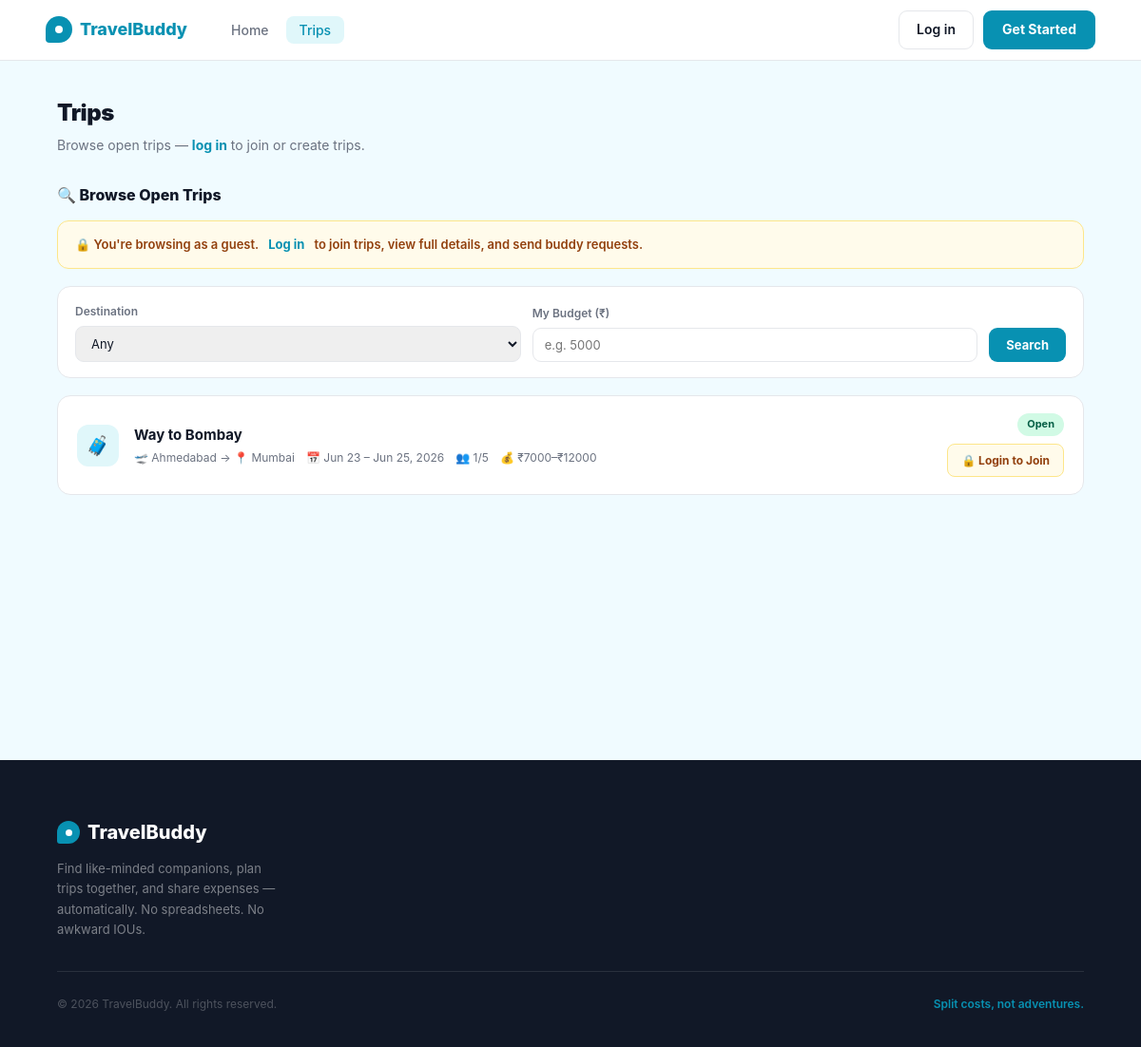
The page /trips on the database as committed earlier.
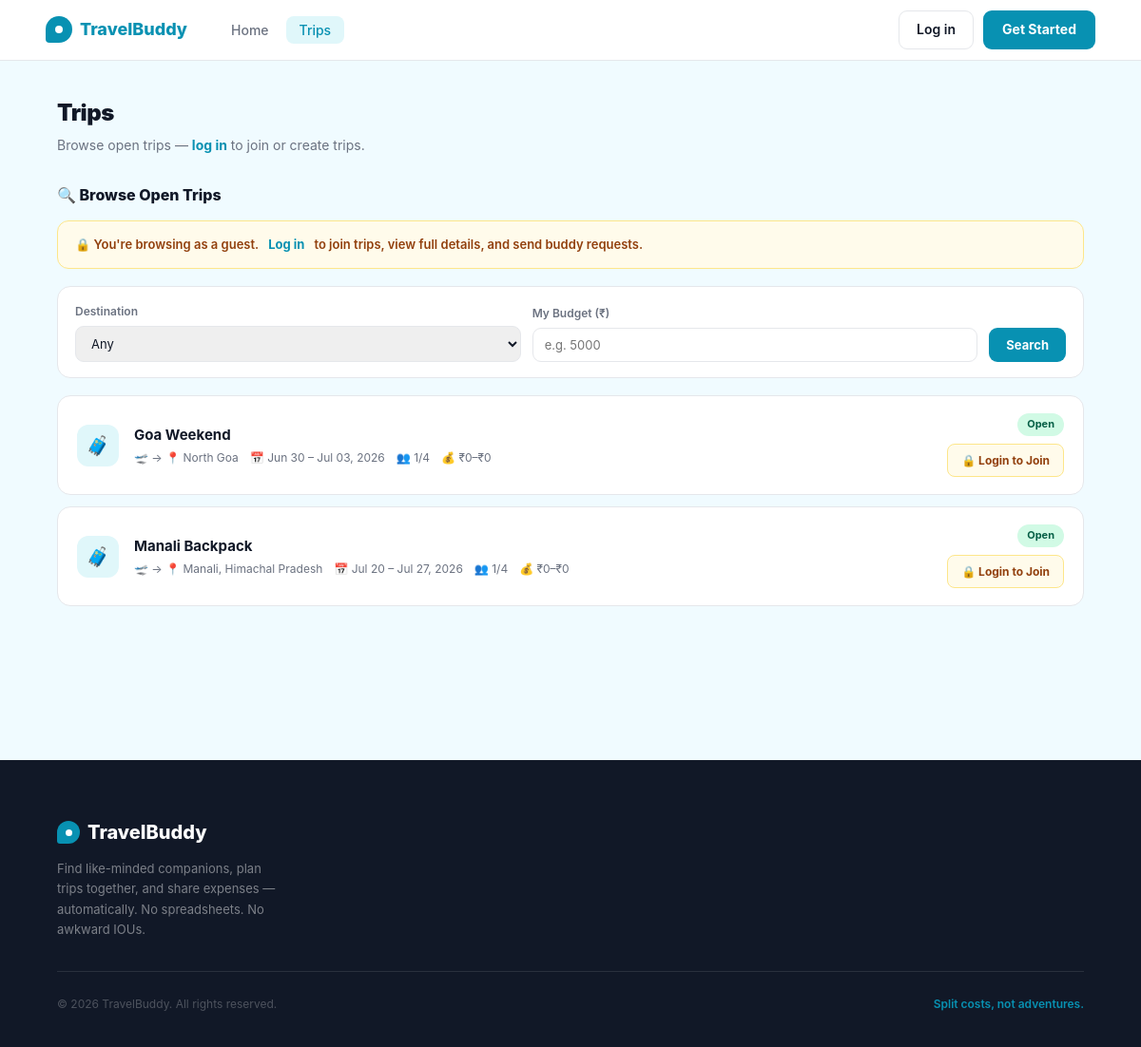
The same page on the database as committed later.
### app/models.py (models this page shows, shortened)
class Trip(db.Model):
    __tablename__ = 'trips'
    __table_args__ = (
        db.Index('ix_trips_owner_status', 'owner_id', 'status'),
        db.Index('ix_trips_public_start', 'is_public', 'start_date'),
    )
    id          = db.Column(db.Integer, primary_key=True)
    owner_id    = db.Column(db.Integer, db.ForeignKey('users.id'), nullable=False)
    title       = db.Column(db.String(150), nullable=False)
    destination = db.Column(db.String(150), nullable=False)
    departure_city = db.Column(db.String(100), default='')
    start_date  = db.Column(db.Date, nullable=False)
    end_date    = db.Column(db.Date, nullable=False)
    description = db.Column(db.Text, default='')
    budget_min  = db.Column(db.Float, default=0)
    budget_max  = db.Column(db.Float, default=0)
    max_members = db.Column(db.Integer, default=4)
    status      = db.Column(db.String(20), default='OPEN')
    join_deadline           = db.Column(db.DateTime, nullable=True)
    open_roster             = db.Column(db.Boolean, default=False, nullable=False,
                                        server_default='0')
    confirmation_deadline   = db.Column(db.DateTime, nullable=True)
    confirmation_started_at = db.Column(db.DateTime, nullable=True)
    cancelled_at            = db.Column(db.DateTime, nullable=True)
    is_public   = db.Column(db.Boolean, default=True)
    created_at  = db.Column(db.DateTime, default=lambda: datetime.now(timezone.utc))
    owner    = db.relationship('User', back_populates='owned_trips')
    members  = db.relationship('TripMember', back_populates='trip', lazy='dynamic',
                               cascade='all, delete-orphan')
    expenses = db.relationship('Expense', back_populates='trip', lazy='dynamic',
                               cascade='all, delete-orphan')
    @property
    def joining_closed(self):
        if self.status and self.status.upper() != 'OPEN':
            return True
        now_naive = datetime.utcnow()
        if self.join_deadline is not None:
            dl = self.join_deadline
            if dl.tzinfo is not None:
                dl = dl.replace(tzinfo=None)
            return now_naive >= dl
        return _date.today() >= (self.start_date - timedelta(days=1))
    def member_count(self):
        return self.members.filter_by(status='accepted').count() + 1  # +1 for owner

### app/trips/routes.py (the view)
@trips.route('/trips')
def index():
    my_trips = []
    pending_ids = set()
    accepted_ids = set()
    if current_user.is_authenticated:
        my_trip_ids = current_user._all_trip_ids()
        my_trips = Trip.query.filter(Trip.id.in_(my_trip_ids)).all() if my_trip_ids else []
        pending_ids = {m.trip_id for m in
                       TripMember.query.filter_by(user_id=current_user.id, status='pending').all()}
        accepted_ids = {m.trip_id for m in
                        TripMember.query.filter_by(user_id=current_user.id, status='accepted').all()}
        my_trip_ids_set = set(my_trip_ids)
    else:
        my_trip_ids_set = set()
    query = Trip.query.filter(
        Trip.is_public == True,   # noqa: E712
        Trip.status == 'OPEN'
    )
    if my_trip_ids_set:
        query = query.filter(~Trip.id.in_(my_trip_ids_set))
    destination = request.args.get('destination', '').strip()
    budget = request.args.get('budget', '').strip()
    page = request.args.get('page', 1, type=int)
    if destination:
        query = query.filter(Trip.destination == destination)
    if budget:
        try:
            b = float(budget)
            query = query.filter(Trip.budget_min <= b)
        except ValueError:
            pass
    pagination = query.order_by(Trip.start_date.asc()).paginate(
        page=page, per_page=BROWSE_PER_PAGE, error_out=False
    )
    browse_trips = pagination.items
    return render_template('trips/index.html',
        my_trips=my_trips,
        browse_trips=browse_trips,
        pagination=pagination,
        pending_ids=pending_ids,
        accepted_ids=accepted_ids,
        destination=destination,
        budget=budget,
        city_choices=GUJARAT_CITIES + NEARBY_CITIES,
        today=date.today()
    )

### app/templates/trips/index.html (shortened to what this page needs)
{% extends "base.html" %}
{% block content %}
<div class="trips-page">
  <div class="trips-inner">
    <div class="page-header">
      <div>
        <h1 class="page-title">Trips</h1>
        <p class="page-subtitle">
          {% if current_user.is_authenticated %}
            Manage your trips and find new ones to join.
          {% else %}
            Browse open trips — <a href="{{ url_for('auth.login') }}" style="color:var(--green);font-weight:700;">log in</a> to join or create trips.
          {% endif %}
        </p>
      </div>
    </div>
    <div class="section">
      <div class="section-title">🔍 Browse Open Trips</div>
      {% if not current_user.is_authenticated %}
      <div class="guest-banner">
        🔒 You're browsing as a guest. <a href="{{ url_for('auth.login') }}">Log in</a> to join trips, view full details, and send buddy requests.
      </div>
      {% endif %}
      <form method="GET" action="{{ url_for('trips.index') }}" class="filter-bar">
        <div class="filter-field">
          <label>Destination</label>
          <select name="destination">
            <option value="">Any</option>
          </select>
        </div>
        <div class="filter-field">
          <label>My Budget (₹)</label>
          <input type="number" name="budget" placeholder="e.g. 5000" value="{{ budget }}">
        </div>
        <button type="submit" class="btn-filter">Search</button>
      </form>
      {% if browse_trips %}
        <div class="trip-cards">
          {% for trip in browse_trips %}
          <div class="trip-card">
            <div class="trip-icon">🧳</div>
            <div class="trip-info">
              <div class="trip-name">
                {% if current_user.is_authenticated %}
                  <a href="{{ url_for('trips.detail', trip_id=trip.id) }}">{{ trip.title }}</a>
                {% else %}
                  <a href="{{ url_for('auth.login') }}">{{ trip.title }}</a>
                {% endif %}
              </div>
              <div class="trip-meta">
                <span>🛫 {{ trip.departure_city }} → 📍 {{ trip.destination }}</span>
                <span>📅 {{ trip.start_date.strftime('%b %d') }} – {{ trip.end_date.strftime('%b %d, %Y') }}</span>
                <span>👥 {{ trip.member_count() }}/{{ trip.max_members }}</span>
                <span>💰 ₹{{ "%.0f"|format(trip.budget_min) }}–₹{{ "%.0f"|format(trip.budget_max) }}</span>
              </div>
            </div>
            <div class="trip-right">
              {% if trip.joining_closed %}
                <span class="badge badge-join-closed">Join Closed</span>
              {% else %}
                <span class="badge badge-open">Open</span>
              {% endif %}
              {% if current_user.is_authenticated %}
                {% if trip.id in accepted_ids %}
                  <span class="badge badge-owner">Joined</span>
                {% elif trip.id in pending_ids %}
                  <button class="btn-small btn-pending" disabled>Request Sent</button>
                {% elif not trip.joining_closed and not trip.is_full() %}
                  <form method="POST" action="{{ url_for('trips.send_request', trip_id=trip.id) }}">
                    <input type="hidden" name="csrf_token" value="{{ csrf_token() }}">
                    <button type="submit" class="btn-small btn-request">Send Buddy Request</button>
                  </form>
                {% endif %}
                <a href="{{ url_for('trips.detail', trip_id=trip.id) }}" class="btn-small btn-view">View →</a>
              {% else %}
                <a href="{{ url_for('auth.login') }}" class="btn-guest-login">🔒 Login to Join</a>
              {% endif %}
            </div>
          </div>
          {% endfor %}
        </div>
      {% else %}
        <div class="empty-state">
          <div class="empty-icon">🤷</div>
          <h4>No open trips found</h4>
          <p>Try adjusting your filters, or check back later for new trips.</p>
        </div>
      {% endif %}
    </div>
  </div>
</div>
{% endblock %}

### app/templates/base.html (shortened to what this page needs)
<!DOCTYPE html>
<html lang="en">
<head>
</head>
<body>
<nav>
  <a href="{{ url_for('main.home') }}" class="logo">
    <div class="logo-icon"></div>
    TravelBuddy
  </a>
  {% if current_user.is_authenticated %}
    <ul class="nav-links">
      <li><a href="{{ url_for('dashboard.index') }}" {% if request.endpoint == 'dashboard.index' %}class="active"{% endif %}>Dashboard</a></li>
      <li><a href="{{ url_for('trips.index') }}" {% if request.endpoint and request.endpoint.startswith('trips.') %}class="active"{% endif %}>Trips</a></li>
      <li><a href="{{ url_for('expenses.my_expenses') }}" {% if request.endpoint == 'expenses.my_expenses' %}class="active"{% endif %}>Expenses</a></li>
    </ul>
    <div class="nav-right">
      <div class="nav-user">
        <div class="nav-avatar">{{ current_user.name[0].upper() }}</div>
        <a href="{{ url_for('profile.view') }}" style="color:inherit;">{{ current_user.name.split()[0] }}</a>
      </div>
      <a href="{{ url_for('auth.logout') }}" class="btn-logout">Log out</a>
    </div>
  {% else %}
    <ul class="nav-links">
      <li><a href="{{ url_for('main.home') }}" {% if request.endpoint == 'main.home' %}class="active"{% endif %}>Home</a></li>
      <li><a href="{{ url_for('trips.index') }}" {% if request.endpoint and request.endpoint.startswith('trips.') %}class="active"{% endif %}>Trips</a></li>
    </ul>
    <div class="nav-right">
      <a href="{{ url_for('auth.login') }}" class="btn-login">Log in</a>
      <a href="{{ url_for('auth.register') }}" class="btn-cta-nav">Get Started</a>
    </div>
  {% endif %}
</nav>
{% block content %}{% endblock %}
<footer>
  <div class="footer-inner">
    <div class="footer-top">
      <div class="footer-brand">
        <div class="footer-logo">
          <div class="footer-logo-icon"></div>
          TravelBuddy
        </div>
        <p>Find like-minded companions, plan trips together, and share expenses — automatically. No spreadsheets. No awkward IOUs.</p>
      </div>
    </div>
    <div class="footer-bottom">
      <p class="footer-copy">© 2026 TravelBuddy. All rights reserved.</p>
      <p class="footer-tagline-bottom">Split costs, not adventures.</p>
    </div>
  </div>
</footer>
</body>
</html>

Rows that differ between the two databases and show on the page:
removed Trip: title "Way to Bombay", departure_city "Ahmedabad", destination "Mumbai", start_date "Jun 23", end_date "Jun 25, 2026", member_count "1", max_members "5", budget_min "7000", budget_max "12000", status "Open"
now on this page (row edited): Trip: title "Goa Weekend", destination "North Goa", start_date "Jun 30", end_date "Jul 03, 2026", member_count "1", max_members "4", budget_min "0", budget_max "0", status "Open"
added Trip: title "Manali Backpack", destination "Manali, Himachal Pradesh", start_date "Jul 20", end_date "Jul 27, 2026", member_count "1", max_members "4", budget_min "0", budget_max "0", status "Open"
